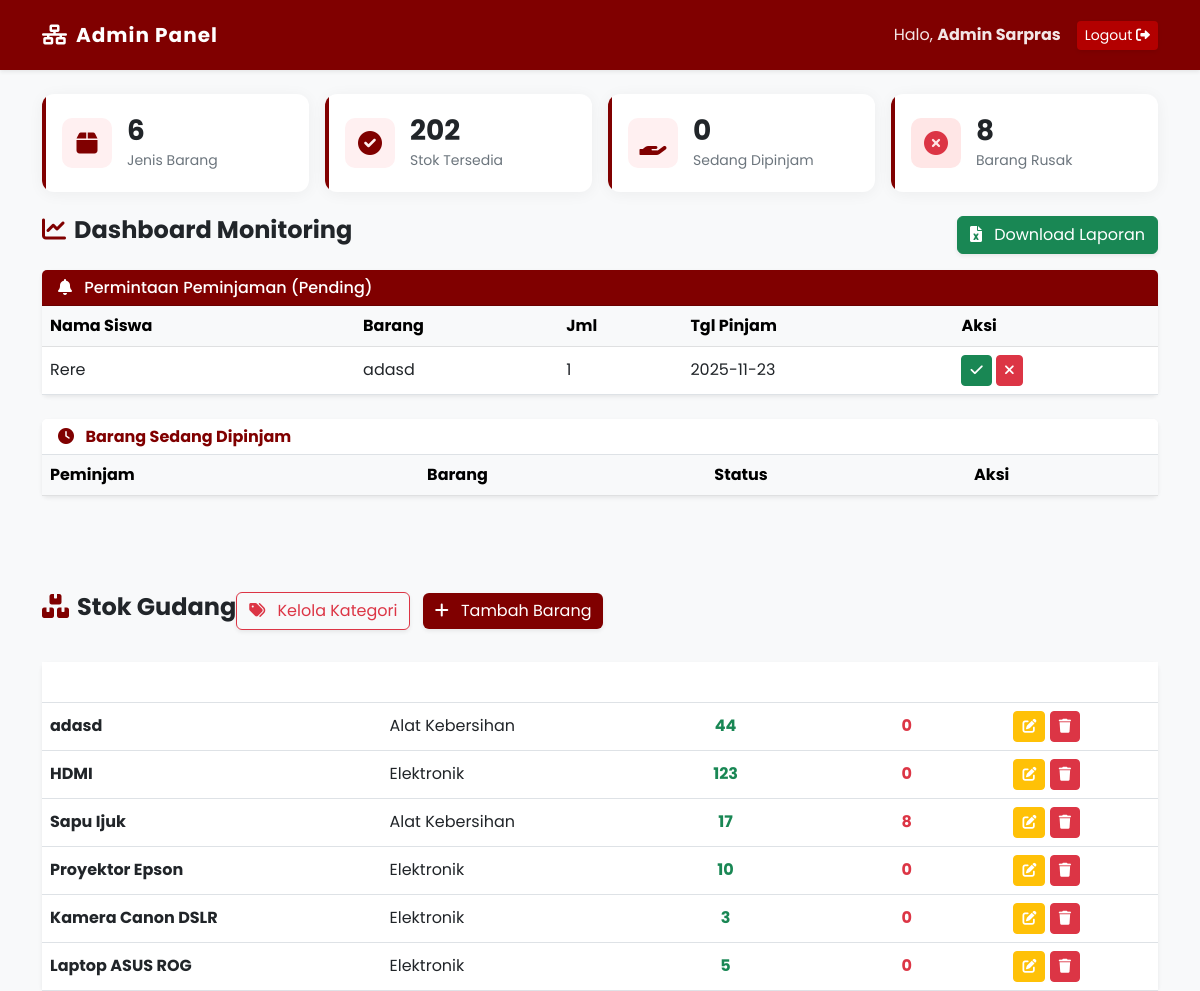
/admin/dashboard.php (signed in), run on the app's committed database.
### tables this page shows
CREATE TABLE `peminjaman` (
  `id_peminjaman` int(11) NOT NULL,
  `id_user` int(11) DEFAULT NULL,
  `id_barang` int(11) DEFAULT NULL,
  `tanggal_pinjam` date DEFAULT NULL,
  `tanggal_kembali` date DEFAULT NULL,
  `tanggal_real_kembali` date DEFAULT NULL,
  `jumlah` int(11) DEFAULT 1,
  `status` enum('pending','disetujui','ditolak','dikembalikan') DEFAULT 'pending',
  `kondisi_kembali` enum('baik','rusak') DEFAULT NULL
);

CREATE TABLE `users` (
  `id_user` int(11) NOT NULL,
  `nomor_induk` varchar(50) NOT NULL,
  `nama_lengkap` varchar(100) NOT NULL,
  `password` varchar(255) NOT NULL,
  `role` enum('user','admin','superadmin') DEFAULT 'user',
  `created_at` timestamp NOT NULL DEFAULT current_timestamp()
);

CREATE TABLE `barang` (
  `id_barang` int(11) NOT NULL,
  `id_kategori` int(11) DEFAULT NULL,
  `nama_barang` varchar(100) NOT NULL,
  `deskripsi` text DEFAULT NULL,
  `stok_tersedia` int(11) DEFAULT 0,
  `stok_rusak` int(11) DEFAULT 0,
  `gambar` varchar(255) DEFAULT NULL
);

CREATE TABLE `kategori` (
  `id_kategori` int(11) NOT NULL,
  `nama_kategori` varchar(50) NOT NULL
);

### admin/dashboard.php (the view, shortened to what this page needs)
<?php
require '../config/koneksi.php';
$total_barang = mysqli_num_rows(mysqli_query($conn, "SELECT * FROM barang"));
$total_pinjam = mysqli_num_rows(mysqli_query($conn, "SELECT * FROM peminjaman WHERE status='disetujui'"));
$total_stok   = mysqli_fetch_assoc(mysqli_query($conn, "SELECT SUM(stok_tersedia) as total FROM barang"));
$total_rusak  = mysqli_fetch_assoc(mysqli_query($conn, "SELECT SUM(stok_rusak) as total FROM barang"));
?>
<!DOCTYPE html>
<html lang="id">
<head>
    <link href="https://cdn.jsdelivr.net/npm/bootstrap@5.3.0/dist/css/bootstrap.min.css" rel="stylesheet">
    <link rel="stylesheet" href="https://cdnjs.cloudflare.com/ajax/libs/font-awesome/6.0.0/css/all.min.css">
    <link rel="stylesheet" href="../assets/css/style.css?v=<?php echo time(); ?>">
</head>
<body class="bg-light">
    <nav class="navbar navbar-expand-lg navbar-dark navbar-maroon shadow-sm mb-4">
        <div class="container">
            <a class="navbar-brand fw-bold" href="#"><i class="fas fa-network-wired me-2"></i>Admin Panel</a>
            <div class="d-flex align-items-center">
                <span class="navbar-text text-white me-3">Halo, <b><?= $_SESSION['nama'] ?></b></span>
                <a href="#" id="btn-logout" class="btn btn-sm btn-danger shadow-sm" style="background-color: #b30000; border:none;">Logout <i class="fas fa-sign-out-alt"></i></a>
            </div>
        </div>
    </nav>
    <div class="container">
        <div class="row mb-4 g-3">
            <div class="col-md-3">
                <div class="stat-card">
                    <div class="stat-icon">
                        <i class="fas fa-box"></i>
                    </div>
                    <div>
                        <h3 class="fw-bold text-dark mb-0"><?= $total_barang ?></h3>
                        <small class="text-secondary">Jenis Barang</small>
                    </div>
                </div>
            </div>
            <div class="col-md-3">
                <div class="stat-card">
                    <div class="stat-icon">
                        <i class="fas fa-check-circle"></i>
                    </div>
                    <div>
                        <h3 class="fw-bold text-dark mb-0"><?= $total_stok['total'] ?? 0 ?></h3>
                        <small class="text-secondary">Stok Tersedia</small>
                    </div>
                </div>
            </div>
            <div class="col-md-3">
                <div class="stat-card">
                    <div class="stat-icon">
                        <i class="fas fa-hand-holding"></i>
                    </div>
                    <div>
                        <h3 class="fw-bold text-dark mb-0"><?= $total_pinjam ?></h3>
                        <small class="text-secondary">Sedang Dipinjam</small>
                    </div>
                </div>
            </div>
            <div class="col-md-3">
                <div class="stat-card">
                    <div class="stat-icon" style="background-color: #ffe6e6; color: #dc3545;">
                        <i class="fas fa-times-circle"></i>
                    </div>
                    <div>
                        <h3 class="fw-bold text-dark mb-0"><?= $total_rusak['total'] ?? 0 ?></h3>
                        <small class="text-secondary">Barang Rusak</small>
                    </div>
                </div>
            </div>
        </div>
        <div class="d-flex justify-content-between align-items-center mb-3">
            <h4 class="fw-bold text-dark"><i class="fas fa-chart-line me-2" style="color: #800000;"></i>Dashboard Monitoring</h4>
            <a href="export_excel.php" class="btn btn-success shadow-sm">
                <i class="fas fa-file-excel me-2"></i> Download Laporan
            </a>
        </div>
        <div class="card shadow-sm mb-4 border-0">
            <div class="card-header bg-header-maroon">
                <h6 class="mb-0"><i class="fas fa-bell me-2"></i> Permintaan Peminjaman (Pending)</h6>
            </div>
            <div class="card-body p-0">
                <table class="table table-hover mb-0 align-middle">
                    <thead class="table-light">
                        <tr>
                            <th>Nama Siswa</th>
                            <th>Barang</th>
                            <th>Jml</th>
                            <th>Tgl Pinjam</th>
                            <th>Aksi</th>
                        </tr>
                    </thead>
                    <tbody>
                        <?php
                        $query_req = mysqli_query($conn, "SELECT p.*, u.nama_lengkap, b.nama_barang
                                                          FROM peminjaman p JOIN users u ON p.id_user = u.id_user JOIN barang b ON p.id_barang = b.id_barang
                                                          WHERE p.status = 'pending'");
                        if (mysqli_num_rows($query_req) > 0) {
                            while ($req = mysqli_fetch_assoc($query_req)) { ?>
                            <tr>
                                <td><?= $req['nama_lengkap'] ?></td>
                                <td><?= $req['nama_barang'] ?></td>
                                <td><?= $req['jumlah'] ?></td>
                                <td><?= $req['tanggal_pinjam'] ?></td>
                                <td>
                                    <a href="dashboard.php?aksi=approve&id=<?= $req['id_peminjaman'] ?>&id_barang=<?= $req['id_barang'] ?>&jml=<?= $req['jumlah'] ?>" class="btn btn-sm btn-success"><i class="fas fa-check"></i></a>
                                    <a href="dashboard.php?aksi=tolak&id=<?= $req['id_peminjaman'] ?>" class="btn btn-sm btn-danger"><i class="fas fa-times"></i></a>
                                </td>
                            </tr>
                            <?php }
                        } else {
                            echo "<tr><td colspan='5' class='text-center py-4 text-muted'>Tidak ada permintaan baru.</td></tr>";
                        } ?>
                    </tbody>
                </table>
            </div>
        </div>
        <div class="card shadow-sm mb-4 border-0">
            <div class="card-header text-dark bg-white border-bottom">
                <h6 class="mb-0" style="color: #800000; font-weight: bold;"><i class="fas fa-clock me-2"></i> Barang Sedang Dipinjam</h6>
            </div>
            <div class="card-body p-0">
                <table class="table table-hover mb-0 align-middle">
                    <thead class="table-light">
                        <tr>
                            <th>Peminjam</th>
                            <th>Barang</th>
                            <th>Status</th>
                            <th>Aksi</th>
                        </tr>
                    </thead>
                </table>
            </div>
        </div>
        <div class="d-flex justify-content-between align-items-center mb-3 mt-5">
            <div class="d-flex justify-content-between align-items-center mb-3 mt-5">
    <h4 class="fw-bold text-dark"><i class="fas fa-boxes me-2" style="color: #800000;"></i>Stok Gudang</h4>
    <div>
        <a href="kelola_kategori.php" class="btn btn-outline-danger shadow-sm me-2">
            <i class="fas fa-tags me-2"></i> Kelola Kategori
        </a>
        <a href="tambah_barang.php" class="btn btn-success shadow-sm" style="background-color: #800000; border:none;">
            <i class="fas fa-plus me-2"></i> Tambah Barang
        </a>
    </div>
</div>
        </div>
        <div class="card shadow-sm mb-5 border-0">
            <div class="card-body p-0">
                <table class="table table-hover mb-0 align-middle">
                    <thead class="bg-header-maroon">
                        <tr>
                            <th class="text-white">Nama Barang</th>
                            <th class="text-white">Kategori</th>
                            <th class="text-center text-white">Stok Ada</th>
                            <th class="text-center text-white">Stok Rusak</th>
                            <th class="text-white">Aksi</th>
                        </tr>
                    </thead>
                    <tbody>
                        <?php
                        $query_brg = mysqli_query($conn, "SELECT b.*, k.nama_kategori FROM barang b LEFT JOIN kategori k ON b.id_kategori = k.id_kategori ORDER BY b.id_barang DESC");
                        while ($brg = mysqli_fetch_assoc($query_brg)) { ?>
                        <tr>
                            <td class="fw-bold"><?= $brg['nama_barang'] ?></td>
                            <td><?= $brg['nama_kategori'] ?></td>
                            <td class="text-center"><b class="text-success"><?= $brg['stok_tersedia'] ?></b></td>
                            <td class="text-center"><b class="text-danger"><?= $brg['stok_rusak'] ?></b></td>
                            <td>
                                <a href="edit_barang.php?id=<?= $brg['id_barang'] ?>" class="btn btn-sm btn-warning text-white"><i class="fas fa-edit"></i></a>
                                <a href="dashboard.php?aksi=hapus_barang&id=<?= $brg['id_barang'] ?>"
                                class="btn btn-sm btn-danger"
                                onclick="return confirm('Yakin ingin menghapus barang ini selamanya?')"><i class="fas fa-trash"></i></a>
                            </td>
                        </tr>
                        <?php } ?>
                    </tbody>
                </table>
            </div>
        </div>
    </div>
</body>
</html>

### assets/css/style.css (style rules this page uses)
:root { --maroon-primary: #800000; --maroon-light: #a3151f; --maroon-soft: #fff0f1; --text-dark: #2c3e50; --bg-body: #f4f6f8; }
html, body { height: 100%; margin: 0; font-family: 'Poppins', sans-serif; background-color: var(--bg-body); color: var(--text-dark); }
.navbar { background-color: var(--maroon-primary) !important; box-shadow: 0 4px 15px rgba(128, 0, 0, 0.2); padding: 15px 0; }
.navbar-brand { font-weight: 700; color: white !important; letter-spacing: 1px; }
.nav-link, .navbar-text { color: rgba(255,255,255,0.9) !important; }
.stat-card { background: white; border: none; border-radius: 15px; padding: 25px; box-shadow: 0 5px 15px rgba(0,0,0,0.05); position: relative; overflow: hidden; display: flex; align-items: center; transition: transform 0.3s; }
.stat-card::before { content: ''; position: absolute; left: 0; top: 0; height: 100%; width: 5px; background: var(--maroon-primary); }
.stat-icon { width: 60px; height: 60px; background-color: var(--maroon-soft); color: var(--maroon-primary); border-radius: 12px; display: flex; align-items: center; justify-content: center; font-size: 1.8rem; margin-right: 20px; }

### admin/dashboard.php (style rules this page uses)
.navbar-maroon { background-color: #800000 !important; }
.stat-card { background: #fff; padding: 20px; border-radius: 12px; border: none; box-shadow: 0 2px 15px rgba(0,0,0,0.05); position: relative; overflow: hidden; display: flex; align-items: center; transition: transform 0.3s; }
.stat-card::before { content: ''; position: absolute; left: 0; top: 0; height: 100%; width: 4px; background-color: #800000; }
.stat-icon { width: 50px; height: 50px; background-color: #fff0f1; color: #800000; border-radius: 10px; display: flex; align-items: center; justify-content: center; font-size: 1.5rem; margin-right: 15px; }
.bg-header-maroon { background-color: #800000; color: white; }

### data on the page
peminjaman: id_user.nama_lengkap "Rere", id_barang.nama_barang "adasd", jumlah "1", tanggal_pinjam "2025-11-23"
barang: nama_barang "adasd", id_kategori.nama_kategori "Alat Kebersihan", stok_tersedia "44", stok_rusak "0"
barang: nama_barang "HDMI", id_kategori.nama_kategori "Elektronik", stok_tersedia "123", stok_rusak "0"
barang: nama_barang "Sapu Ijuk", id_kategori.nama_kategori "Alat Kebersihan", stok_tersedia "17", stok_rusak "8"
barang: nama_barang "Proyektor Epson", id_kategori.nama_kategori "Elektronik", stok_tersedia "10", stok_rusak "0"
barang: nama_barang "Kamera Canon DSLR", id_kategori.nama_kategori "Elektronik", stok_tersedia "3", stok_rusak "0"
barang: nama_barang "Laptop ASUS ROG", id_kategori.nama_kategori "Elektronik", stok_tersedia "5", stok_rusak "0"

### other printed values
$_SESSION['nama'] "Admin Sarpras"
$total_barang "6"
$total_stok['total'] "202"
$total_pinjam "0"
$total_rusak['total'] "8"
